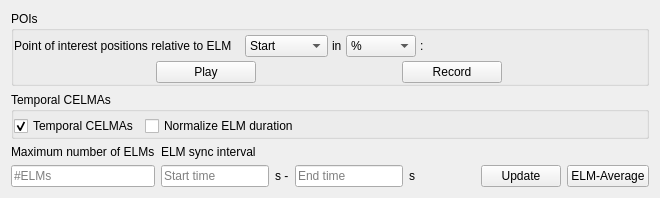
              <widget class="QWidget" name="tab2">
               <attribute name="title">
                <string>POI and CELMA Controls</string>
               </attribute>
               <layout class="QVBoxLayout" name="verticalLayout_5">
                <item>
                 <layout class="QVBoxLayout" name="tabCELMAlayout">
                  <property name="spacing">
                   <number>4</number>
                  </property>
                  <item>
                   <widget class="QGroupBox" name="groupBox_2">
                    <property name="title">
                     <string>POIs</string>
                    </property>
                    <layout class="QVBoxLayout" name="verticalLayout_10">
                     <property name="spacing">
                      <number>4</number>
                     </property>
                     <property name="leftMargin">
                      <number>0</number>
                     </property>
                     <property name="topMargin">
                      <number>4</number>
                     </property>
                     <property name="rightMargin">
                      <number>0</number>
                     </property>
                     <property name="bottomMargin">
                      <number>0</number>
                     </property>
                     <item>
                      <layout class="QHBoxLayout" name="horizontalLayout_7">
                       <item>
                        <widget class="QLabel" name="label">
                         <property name="sizePolicy">
                          <sizepolicy hsizetype="Maximum" vsizetype="Preferred">
                           <horstretch>0</horstretch>
                           <verstretch>0</verstretch>
                          </sizepolicy>
                         </property>
                         <property name="maximumSize">
                          <size>
                           <width>235</width>
                           <height>25</height>
                          </size>
                         </property>
                         <property name="text">
                          <string>Point of interest positions relative to ELM</string>
                         </property>
                        </widget>
                       </item>
                       <item>
                        <widget class="QComboBox" name="comboELMcompare">
                         <property name="sizePolicy">
                          <sizepolicy hsizetype="Maximum" vsizetype="Fixed">
                           <horstretch>0</horstretch>
                           <verstretch>0</verstretch>
                          </sizepolicy>
                         </property>
                         <property name="maximumSize">
                          <size>
                           <width>16777215</width>
                           <height>25</height>
                          </size>
                         </property>
                         <item>
                          <property name="text">
                           <string>Start</string>
                          </property>
                         </item>
                         <item>
                          <property name="text">
                           <string>End</string>
                          </property>
                         </item>
                         <item>
                          <property name="text">
                           <string>Maximum</string>
                          </property>
                         </item>
                        </widget>
                       </item>
                       <item>
                        <widget class="QLabel" name="label_11">
                         <property name="sizePolicy">
                          <sizepolicy hsizetype="Maximum" vsizetype="Preferred">
                           <horstretch>0</horstretch>
                           <verstretch>0</verstretch>
                          </sizepolicy>
                         </property>
                         <property name="maximumSize">
                          <size>
                           <width>16777215</width>
                           <height>25</height>
                          </size>
                         </property>
                         <property name="text">
                          <string>in</string>
                         </property>
                        </widget>
                       </item>
                       <item>
                        <widget class="QComboBox" name="comboPOIunit">
                         <property name="sizePolicy">
                          <sizepolicy hsizetype="Maximum" vsizetype="Fixed">
                           <horstretch>0</horstretch>
                           <verstretch>0</verstretch>
                          </sizepolicy>
                         </property>
                         <property name="maximumSize">
                          <size>
                           <width>70</width>
                           <height>25</height>
                          </size>
                         </property>
                         <item>
                          <property name="text">
                           <string>%</string>
                          </property>
                         </item>
                         <item>
                          <property name="text">
                           <string>0.1 ms</string>
                          </property>
                         </item>
                        </widget>
                       </item>
                       <item>
                        <widget class="QLabel" name="label_2">
                         <property name="maximumSize">
                          <size>
                           <width>16777215</width>
                           <height>25</height>
                          </size>
                         </property>
                         <property name="text">
                          <string>:</string>
                         </property>
                        </widget>
                       </item>
                      </layout>
                     </item>
                     <item>
                      <layout class="QHBoxLayout" name="CELMAnavigationLayout">
                       <item>
                        <widget class="QPushButton" name="btnPlayCELMA">
                         <property name="maximumSize">
                          <size>
                           <width>100</width>
                           <height>16777215</height>
                          </size>
                         </property>
                         <property name="text">
                          <string>Play</string>
                         </property>
                        </widget>
                       </item>
                       <item>
                        <widget class="QPushButton" name="btnRecordCELMA">
                         <property name="maximumSize">
                          <size>
                           <width>100</width>
                           <height>16777215</height>
                          </size>
                         </property>
                         <property name="text">
                          <string>Record</string>
                         </property>
                        </widget>
                       </item>
                      </layout>
                     </item>
                    </layout>
                    <zorder></zorder>
                   </widget>
                  </item>
                 </layout>
                </item>
                <item>
                 <layout class="QHBoxLayout" name="horizontalLayout_8">
                  <item>
                   <widget class="QGroupBox" name="groupBox">
                    <property name="title">
                     <string>Temporal CELMAs</string>
                    </property>
                    <layout class="QHBoxLayout" name="horizontalLayout_5">
                     <property name="leftMargin">
                      <number>0</number>
                     </property>
                     <property name="topMargin">
                      <number>4</number>
                     </property>
                     <property name="rightMargin">
                      <number>0</number>
                     </property>
                     <property name="bottomMargin">
                      <number>0</number>
                     </property>
                     <item>
                      <widget class="QCheckBox" name="cbTemporalCELMAs">
                       <property name="maximumSize">
                        <size>
                         <width>130</width>
                         <height>16777215</height>
                        </size>
                       </property>
                       <property name="text">
                        <string>Temporal CELMAs</string>
                       </property>
                       <property name="checked">
                        <bool>true</bool>
                       </property>
                      </widget>
                     </item>
                     <item>
                      <widget class="QCheckBox" name="cbCELMAnormalize">
                       <property name="text">
                        <string>Normalize ELM duration</string>
                       </property>
                      </widget>
                     </item>
                     <item>
                      <spacer name="horizontalSpacer">
                       <property name="orientation">
                        <enum>Qt::Horizontal</enum>
                       </property>
                       <property name="sizeHint" stdset="0">
                        <size>
                         <width>40</width>
                         <height>20</height>
                        </size>
                       </property>
                      </spacer>
                     </item>
                    </layout>
                   </widget>
                  </item>
                 </layout>
                </item>
                <item>
                 <layout class="QGridLayout" name="gridLayout_4">
                  <item row="1" column="1">
                   <widget class="QLineEdit" name="editCELMAstartTime">
                    <property name="toolTip">
                     <string>Enter start of intervall in which to average ELMs</string>
                    </property>
                    <property name="placeholderText">
                     <string>Start time</string>
                    </property>
                   </widget>
                  </item>
                  <item row="1" column="0">
                   <widget class="QLineEdit" name="editCELMAELMnum">
                    <property name="minimumSize">
                     <size>
                      <width>50</width>
                      <height>0</height>
                     </size>
                    </property>
                    <property name="maximumSize">
                     <size>
                      <width>200</width>
                      <height>16777215</height>
                     </size>
                    </property>
                    <property name="toolTip">
                     <string>Enter number of ELMs to average about</string>
                    </property>
                    <property name="placeholderText">
                     <string>#ELMs</string>
                    </property>
                   </widget>
                  </item>
                  <item row="1" column="3">
                   <widget class="QLineEdit" name="editCELMAendTime">
                    <property name="toolTip">
                     <string>Enter end of intervall in which to average ELMs</string>
                    </property>
                    <property name="placeholderText">
                     <string>End time</string>
                    </property>
                   </widget>
                  </item>
                  <item row="0" column="1">
                   <widget class="QLabel" name="label_13">
                    <property name="maximumSize">
                     <size>
                      <width>16777215</width>
                      <height>20</height>
                     </size>
                    </property>
                    <property name="text">
                     <string>ELM sync interval</string>
                    </property>
                   </widget>
                  </item>
                  <item row="0" column="0">
                   <widget class="QLabel" name="label_12">
                    <property name="maximumSize">
                     <size>
                      <width>16777215</width>
                      <height>20</height>
                     </size>
                    </property>
                    <property name="text">
                     <string>Maximum number of ELMs</string>
                    </property>
                   </widget>
                  </item>
                  <item row="1" column="6">
                   <widget class="QPushButton" name="btnCELMAupdate">
                    <property name="text">
                     <string>Update</string>
                    </property>
                   </widget>
                  </item>
                  <item row="1" column="4">
                   <widget class="QLabel" name="label_16">
                    <property name="text">
                     <string>s</string>
                    </property>
                   </widget>
                  </item>
                  <item row="1" column="7">
                   <widget class="QPushButton" name="btnCELMA">
                    <property name="sizePolicy">
                     <sizepolicy hsizetype="Fixed" vsizetype="Fixed">
                      <horstretch>0</horstretch>
                      <verstretch>0</verstretch>
                     </sizepolicy>
                    </property>
                    <property name="minimumSize">
                     <size>
                      <width>0</width>
                      <height>0</height>
                     </size>
                    </property>
                    <property name="text">
                     <string>ELM-Average</string>
                    </property>
                   </widget>
                  </item>
                  <item row="1" column="2">
                   <widget class="QLabel" name="label_15">
                    <property name="text">
                     <string>s -</string>
                    </property>
                   </widget>
                  </item>
                  <item row="1" column="5">
                   <spacer name="horizontalSpacer_3">
                    <property name="orientation">
                     <enum>Qt::Horizontal</enum>
                    </property>
                    <property name="sizeType">
                     <enum>QSizePolicy::Fixed</enum>
                    </property>
                    <property name="sizeHint" stdset="0">
                     <size>
                      <width>60</width>
                      <height>20</height>
                     </size>
                    </property>
                   </spacer>
                  </item>
                 </layout>
                </item>
               </layout>
              </widget>
